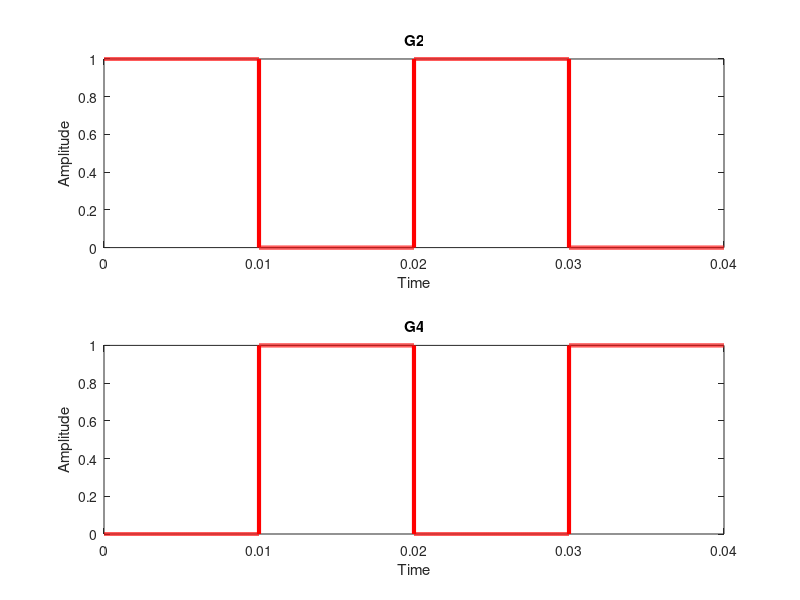
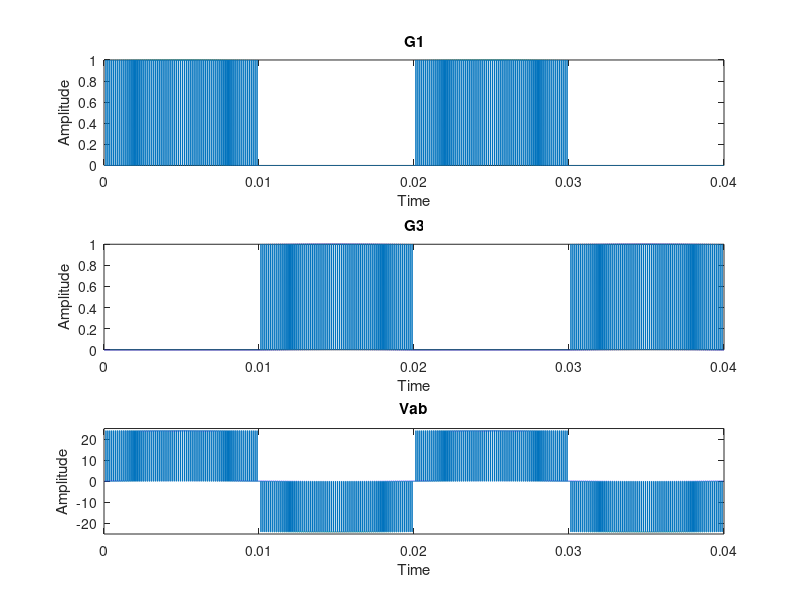
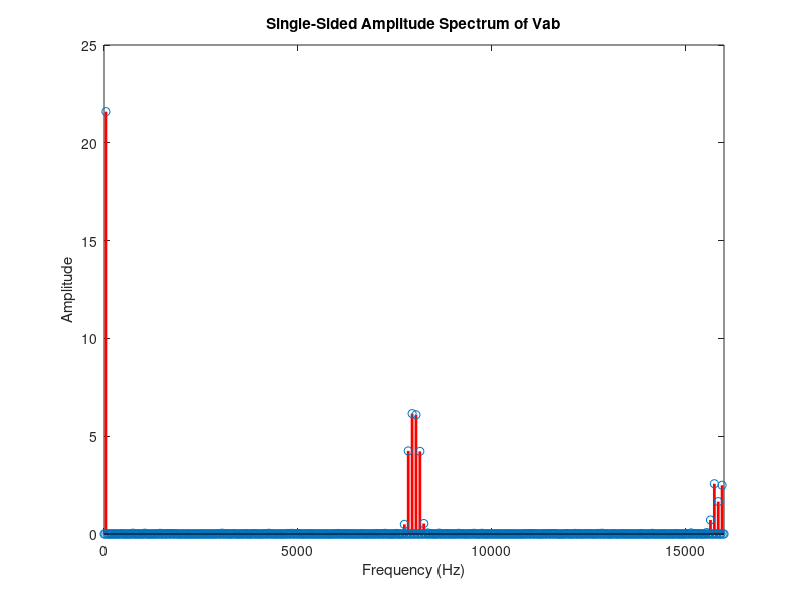

These figures' MATLAB source, in order: (Note: this script raises an error after producing the figures.)
clc;
clear;
close all;


%Meassage and carrier signal generation
F2=50;%message signal frequency
F1=4000;%triangular carrier signal frequency
A=15;%Carrier signal amplitude
t=0:0.000001:.039999;
c=15-abs(A*sawtooth(2*pi*F1*t,0.5));%Carrier signal
m=abs(0.9*A*sin(2*pi*F2*t)); %Message signal
n=length(c); 

%Comparing message and triangular signals,calculate on-off times of pwms
%and  plotting og gate pulses
for i=1:n 
if (m(i)>c(i))
pwm(i)=1;
else
pwm(i)=0;
end
end

xlabel('Time');
ylabel('Amplitude');
title('plot of PWM');
grid on;
k = 0;
l = 0;
for j=1:length(t)
if((pwm(j)==1) && (k == 0))
k = 1;
tstart = t(j);
end
if((pwm(j)==0) && (k ==1))
k = 0;
l = 1;
tstop= t(j);
ton = (tstop - tstart)*10^6; %calculate pwm on time
end
if((pwm(j) ==1) && (l==1))
l = 0;
tstart2 = t(j);
toff = (tstart2 - tstop) * 10^6; %calculate pwm off time
end
end
t1 = 0:0.000001:.009999;
t2 = 0.01:0.000001:.019999;
t3 = 0.02:0.000001:.029999;
t4 = 0.03:0.000001:.039999;
for i = 1:length(t1)
g2(i) = 1;
end
for i =length(t1)+1 :length(t1)+length(t2)+1
g2(i) = 0;
end
for i = 2+length(t1)+length(t2):length(t3)+length(t1)+length(t2)
g2(i) = 1;
end
for i =length(t3)+1+length(t1)+length(t2) :length(t3)+length(t4)+length(t1)+length(t2)
g2(i) = 0;
end
figure(1);
subplot(2,1,1);
plot(0:0.000001:.039999,g2,'color','r','Linewidth',3);
xlabel('Time');
ylabel('Amplitude');
title('G2');
axis([0 0.04 0 1]);
for i = 1:length(t1)+1
g4(i) = 0;
end
for i =length(t1)+2 :length(t1)+length(t2)
g4(i) = 1;
end
for i = length(t1)+length(t2):length(t3)+1+length(t1)+length(t2)
g4(i) = 0;
end
for i =length(t3)+2+length(t1)+length(t2) :length(t3)+length(t4)+length(t1)+length(t2)
g4(i) = 1;
end
subplot(2,1,2);
plot(0:0.000001:0.039999,g4,'color','r','Linewidth',3);
xlabel('Time');
ylabel('Amplitude');
title('G4');
axis([0 0.04 0 1]);
g1 = pwm & g2;
figure(2);
subplot(3,1,1);
plot(0:0.000001:.039999,g1);
xlabel('Time');
ylabel('Amplitude');
title('G1');
axis([0 0.04 0 1]);
g3 = pwm & g4;
subplot(3,1,2);
plot(0:0.000001:.039999,g3);
xlabel('Time');
ylabel('Amplitude');
title('G3');
axis([0 0.04 0 1]);

%Plot of voltage accross H-bridge(Vab)
va = 24*g1;
vb = -24*g3;
vab = va + vb;
subplot(3,1,3);
plot(0:0.000001:.039999,vab);
xlabel('Time');
ylabel('Amplitude');
title('Vab');
axis([0 0.04 -25 25]);

%pwm signal(Vab) plot
Fs = 1/0.000001;
L = length(vab);
Y = fft(vab)/L;
f = linspace(-Fs/2-Fs/L,Fs/2,L);
figure(3);
stem(f,2*abs(fftshift(Y)),'color','r','Linewidth',2);
title('Single-Sided Amplitude Spectrum of Vab');
xlabel('Frequency (Hz)');
ylabel('Amplitude');
axis([0 16000 0 25]);

%Filter design
wp = .0008*pi;
ws = .0012*pi;
tr = ws - wp;
m = ceil(8*pi/tr)+1;
hd = ideallp(0.0010*pi,m);
y = filter(hd,[1],vab);
figure(4)
plot(t-.01,y,'color','r','Linewidth',2);
xlabel('Time');
ylabel('Amplitude');
axis([0 0.03 -25 25]);
grid on;

%PSD of vab (before filtering)
N=L;
fs=Fs;
xdft = Y*L;
xdft = xdft(1:N/2+1);
psdx = ((1/(fs*N))*abs(xdft).^2);
psdx(2:end-1) = 2*psdx(2:end-1);
psdx11=psdx./max(psdx);
freq = 0:fs/length(vab):fs/2;
figure(5)
plot(freq,psdx11,'color','r','Linewidth',1)
grid on
title("PSD(Normalized) Before Filtering")
xlabel("Frequency (Hz)")
ylabel("Power")
axis([0 16000 0 2]);

%THD of Vab before filter
XX = abs(fft(vab)).^2;
power_bin = find(XX==max(XX), 1 );
signal_power = XX(power_bin);
dist_power = sum([2:1:100000]*power_bin);
THD_before = (sqrt(dist_power)/sqrt(signal_power))*100

%THD after filter
xdft2=fft(y);
datavec = xdft2(51:50:251);
THD_after = norm(datavec(2:end),2)/norm(datavec(1),2)

%PSD of y(t) (after filter)
N=L;
fs=Fs;
xdft3 = xdft2;
xdft3 = xdft3(1:N/2+1);
psdx2 = ((1/(fs*N))*abs(xdft3).^2);
psdx2(2:end-1) = 2*psdx2(2:end-1);
psdx22=psdx2./max(psdx2);
freq2 = 0:fs/length(y):fs/2;
figure(6)
plot(freq2,psdx22,'color','r','Linewidth',1)
grid on
title("PSD(Normalized) After Filtering")
xlabel("Frequency (Hz)")
ylabel("Power")
axis([0 16000 0 2]);

function hd = ideallp(wc,m)
a = (m-1)/2;
n = [0:1:(m-1)];
p = n - a;
hd = wc/pi*sinc(wc*p/pi);
end